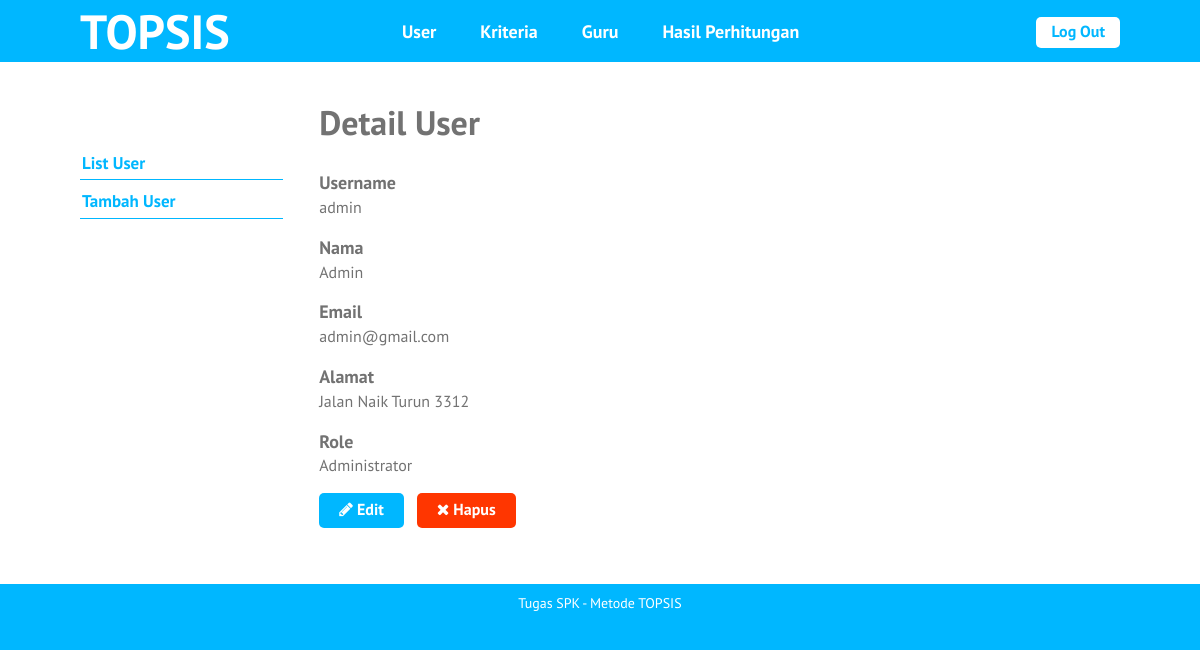
The app's page /single-user.php?id=1 (signed in) with its own data.
### tables this page shows
CREATE TABLE `user` (
  `id_user` int(5) NOT NULL,
  `username` varchar(16) NOT NULL,
  `password` varchar(50) NOT NULL,
  `nama` varchar(70) NOT NULL,
  `email` varchar(50) DEFAULT NULL,
  `alamat` varchar(100) DEFAULT NULL,
  `role` char(1) NOT NULL
);

### single-user.php (the view, shortened to what this page needs)
<?php require_once('includes/init.php'); ?>
<?php
$ada_error = false;
$result = '';
$id_user = (isset($_GET['id'])) ? trim($_GET['id']) : '';
if(!$id_user) {
	$ada_error = 'Maaf, data tidak dapat diproses.';
} else {
	$query = $pdo->prepare('SELECT id_user, username, nama, email, alamat, role FROM user WHERE user.id_user = :id_user');
	$query->execute(array('id_user' => $id_user));
	$result = $query->fetch();
}
?>
<?php
$judul_page = 'Detail User';
require_once('template-parts/header.php');
?>
	<div class="main-content-row">
	<div class="container clearfix">
		<?php include_once('template-parts/sidebar-user.php'); ?>
		<div class="main-content the-content">
			<h1><?php echo $judul_page; ?></h1>
			<?php if($ada_error): ?>
				<?php echo '<p>'.$ada_error.'</p>'; ?>
			<?php elseif(!empty($result)): ?>
				<h4>Username</h4>
				<p><?php echo $result['username']; ?></p>
				<h4>Nama</h4>
				<p><?php echo $result['nama']; ?></p>
				<h4>Email</h4>
				<p><?php echo $result['email']; ?></p>
				<h4>Alamat</h4>
				<p><?php echo $result['alamat']; ?></p>
				<h4>Role</h4>
				<p><?php
				if($result['role'] == 1) {
					echo 'Administrator';
				} elseif($result['role'] == 2) {
					echo 'Petugas';
				}
				?></p>
			<?php endif; ?>
			<p><a href="edit-user.php?id=<?php echo $id_user; ?>" class="button"><span class="fa fa-pencil"></span> Edit</a> &nbsp; <a href="hapus-user.php?id=<?php echo $id_user; ?>" class="button button-red yaqin-hapus"><span class="fa fa-times"></span> Hapus</a></p>
		</div>
	</div>
	</div>
<?php
require_once('template-parts/footer.php');

### stylesheets/style.css (style rules this page uses)
html, body, div, span, applet, object, iframe, h1, h2, h3, h4, h5, h6, p, blockquote, pre, a, abbr, acronym, address, big, cite, code, del, dfn, em, img, ins, kbd, q, s, samp, small, strike, strong, sub, sup, tt, var, b, u, i, center, dl, dt, dd, ol, ul, li, fieldset, form, label, legend, table, caption, tbody, tfoot, thead, tr, th, td, article, aside, canvas, details, embed, figure, figcaption, footer, header, hgroup, menu, nav, output, ruby, section, summary, time, mark, audio, video { margin: 0; padding: 0; border: 0; font-size: 100%; vertical-align: baseline; }
body { line-height: 1; }
*, *:before, *:after { -moz-box-sizing: border-box; -webkit-box-sizing: border-box; box-sizing: border-box; }
.clearfix:before, .clearfix:after { content: " "; display: table; }
.clear, .clearfix:after { clear: both; }
a { color: #00b7ff; text-decoration: none; }
.container { max-width: 1100px; margin: 0 auto; position: relative; padding: 0 30px; }
body { background: #00b7ff; font-family: "PT Sans", sans-serif; color: #727272; font-size: 14px; line-height: 1.3; font-weight: 500; }
h1, h2, h3, h4, h5, h6 { font-weight: 300; }
.the-content { font-size: 16px; line-height: 1.42857; }
.the-content a { color: #00b7ff; }
.the-content h1, .the-content h2, .the-content h3, .the-content h4, .the-content h5, .the-content h6 { font-weight: 700; }
.the-content h1 { font-size: 34px; margin: 0.8em 0 0.8em; padding: 0; line-height: 1.2; }
.the-content h4 { font-size: 18px; margin: 0.8em 0 0; }
.the-content blockquote, .the-content table, .the-content p, .the-content ul, .the-content ol, .the-content dd, .the-content pre, .the-content iframe, .the-content .flxmap-container, .the-content hr { margin-bottom: 1em; }
.the-content > h1:first-child, .the-content > h3:first-child, .the-content > h2:first-child { margin-top: 0; }
.fa { display: inline-block; font: normal normal normal 14px/1 FontAwesome; font-size: inherit; text-rendering: auto; -webkit-font-smoothing: antialiased; -moz-osx-font-smoothing: grayscale; }
.fa-remove:before, .fa-close:before, .fa-times:before { content: "\f00d"; }
.fa-pencil:before { content: "\f040"; }
button, a { -webkit-transition: all 0.2s ease; -moz-transition: all 0.2s ease; -o-transition: all 0.2s ease; transition: all 0.2s ease; }
.the-content .button, .button { background: #00b7ff; color: #fff; display: inline-block; font-size: 16px; font-weight: 700; line-height: 1.2; border: 0; font-family: inherit; padding: 7px 20px 9px; cursor: pointer; border-radius: 5px; }
.the-content .button-red, .button-red { background: #ff3600; }
.main-content { float: right; width: 77%; padding: 40px 0; }

### records on screen
user: username "admin", nama "Admin", email "admin@gmail.com", alamat "Jalan Naik Turun 3312"

### other values on screen
$judul_page "Detail User"
